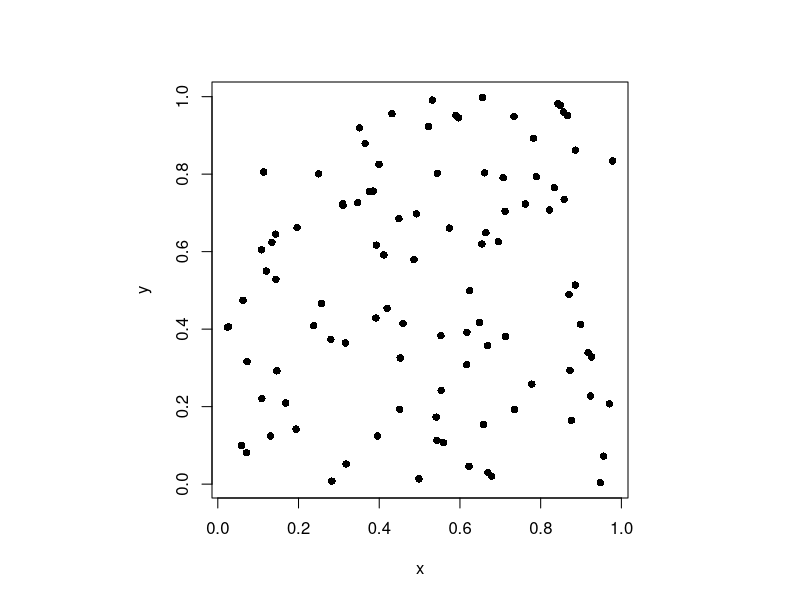
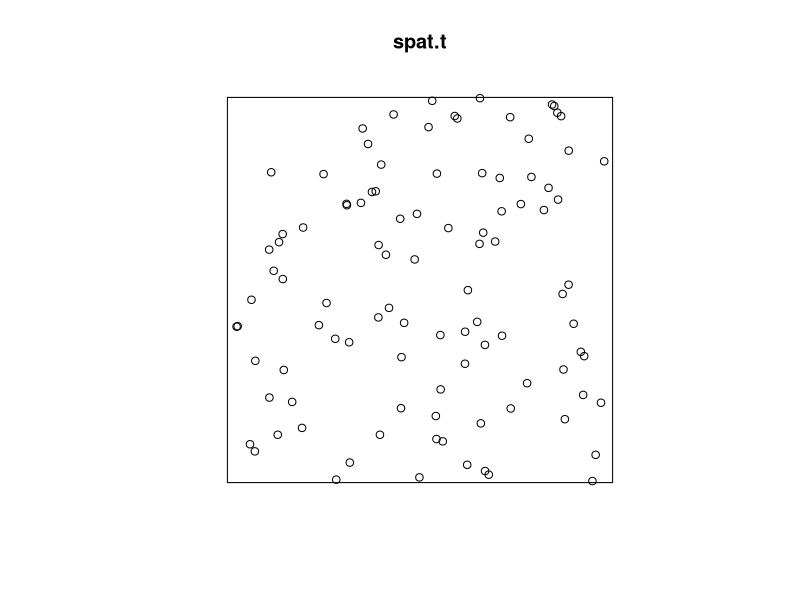
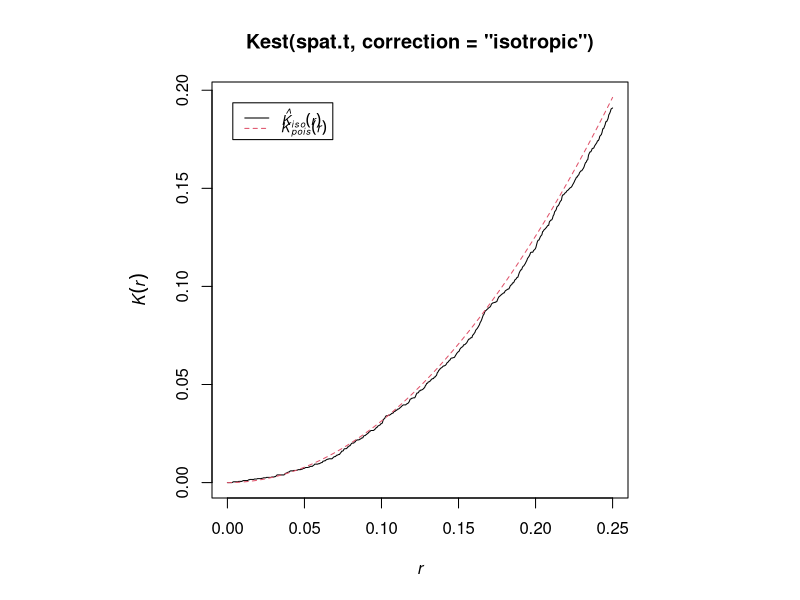
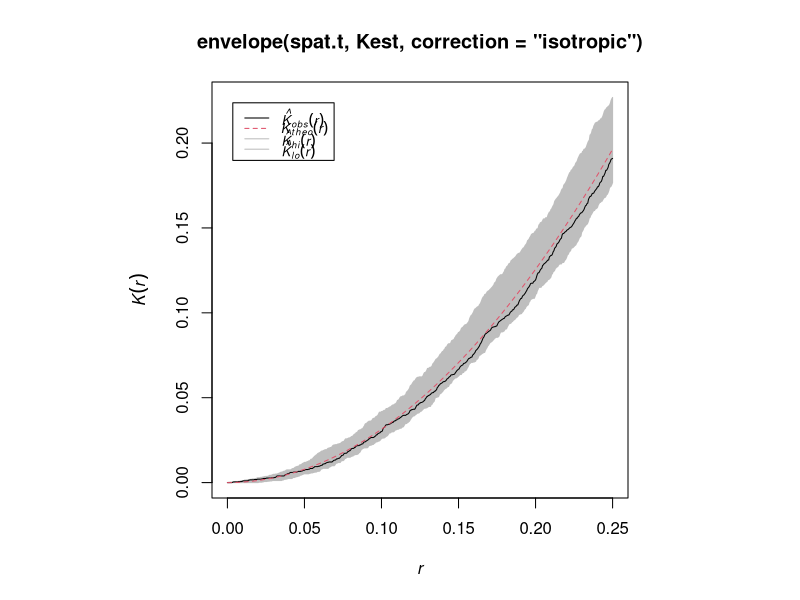
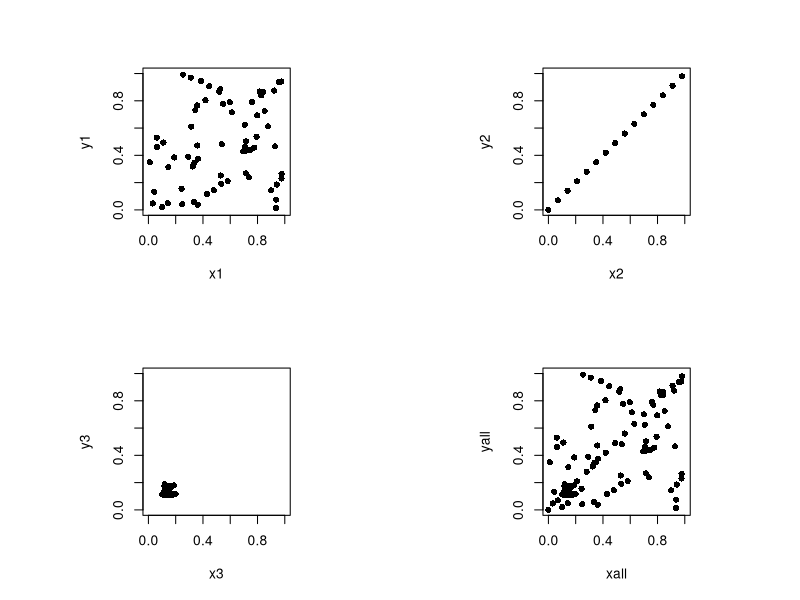
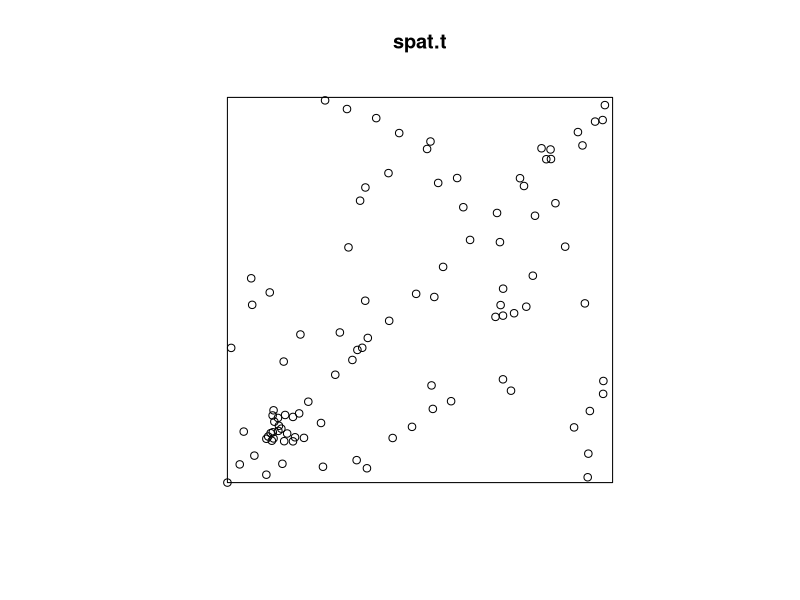
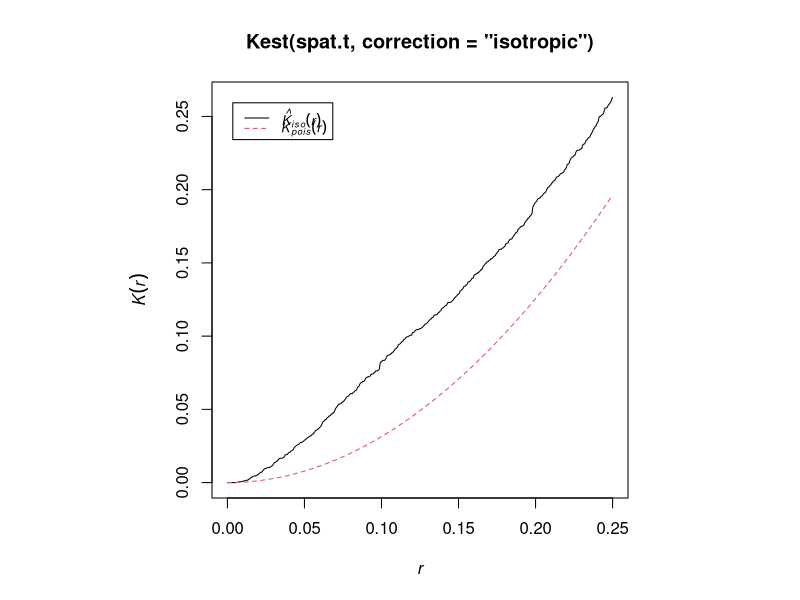
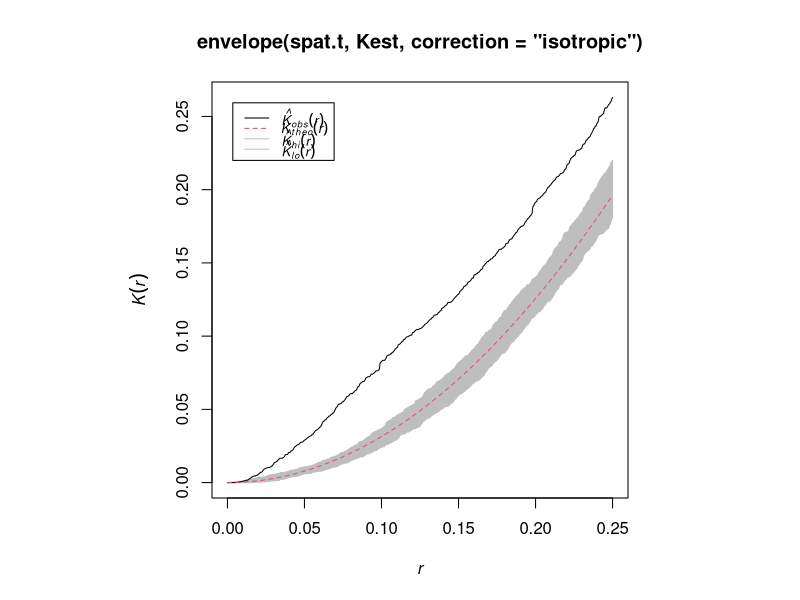

These figures' R source, in order:
## clear environment and install packages
rm(list=ls())
library(spatstat)
library(spatial)

## create coordinates for 100 random points
x <- runif(100)
y <- runif(100)

## format plot area and plot above points
par(pty="s")
plot(x, y, pch=16)

## bundle x & y into one point pattern object for spatstat library and plot
spat.t<-ppp(x, y, c(0,1), c(0,1))
plot(spat.t)

## plot Ripley's K graphical description
## (how likely another plot point is within a given radius)
plot(Kest(spat.t, correction="isotropic"), 
     legendargs=list(cex=0.8, y.intersp=0.4))
plot(envelope(spat.t, Kest, correction="isotropic"), 
     legendargs=list(cex=0.8, y.intersp=0.4))

## create some non-random data (100 coordinates)
x1<-c(runif(65)) # random
y1<-c(runif(65))
x2<-seq(0, 1, by=0.07) # trend
y2<-seq(0, 1, by=0.07)
x3<-runif(20, min=0.1, max=0.2) # cluster
y3<-runif(20, min=0.1, max=0.2)
xall<-c(x1, x2, x3) # combine
yall<-c(y1, y2, y3)

## format and plot components and combination
par(pty="s")
par(mfrow=c(2, 2))
plot(x1, y1, pch=16, xlim=c(0, 1), ylim=c(0, 1))
plot(x2, y2, pch=16, xlim=c(0, 1), ylim=c(0, 1))
plot(x3, y3, pch=16, xlim=c(0, 1), ylim=c(0, 1))
plot(xall, yall, pch=16, xlim=c(0, 1), ylim=c(0, 1))

## bundle x & y into one point pattern object for spatstat library and plot
par(mfrow=c(1,1))
spat.t<-ppp(xall, yall, c(0,1), c(0,1))
plot(spat.t)

## plot Ripley's K graphical description
## Here our plot (black line) falls outside range of perfectly random (red line)
plot(Kest(spat.t, correction="isotropic"), 
     legendargs=list(cex=0.8, y.intersp=0.4))
plot(envelope(spat.t, Kest, correction="isotropic"), 
     legendargs=list(cex=0.8, y.intersp=0.4))

## add serological data
# 100 measures, mean seropositive results = 15, random
pos <- rpois(100, lambda=15)
neg <- 100 - pos
tot <- neg + pos
seropos <- pos / tot # proportion seropositive
plot(seropos)

## make seropos data show as the size of the points from our spatial data
marks(spat.t) <- seropos
plot((spat.t),fg='grey',bg="grey",main="",
     ylab="Y",'xlab="x')

## nonrandom seropos data
pos <- seq(from=0.1, to=10, by=0.1)
neg <- 100 - pos
tot <- neg + pos
seropos <- pos / tot

## covariate data, 100 measures
## w = lognormal random, 
## Z = ascending sequence + some random, 
## W = descending sequence + some random, 
## V = same random data as w, larger values
w <- rlnorm(100, sd=0.5) 
Z <- seq(from=0.1, to=10, by=0.1) + w
W <- rev(seq(from=0.1, to=10, by=0.1) + w)
V <- rep(1, 100) + w

## linear models and plots of seropos data vs. above variables
par(mfrow=c(2,2))
lin.m <- lm(seropos ~ Z)   
summary(lin.m)
plot(seropos, Z)

lin.m<-lm(seropos ~ W)   
summary(lin.m)
plot(seropos, W)

lin.m<-lm(seropos ~ V)   
summary(lin.m)
plot(seropos, V)

lin.m<-lm(seropos ~ V * W * Z)   
summary(lin.m)

## create a heatmap based on difference from mean
## red = seroprevalence above mean, blue = seroprevalence below mean
# format plot area and define difference, put coordinates, seropos, 
# and difference in data.frame
par(mfrow=c(1, 2))
diff <- seropos - mean(seropos)
dat <- data.frame(x, y, diff, seropos, Z)
# use diff as plot colors and add labels to points
rbPal <- colorRampPalette(c('blue', 'red'))
dat$Col.diff <- rbPal(10)[as.numeric(cut(diff, breaks = 10))]
plot(dat$x, dat$y, pch=20, col=dat$Col.diff, cex=2)
text(dat$x, dat$y, round(dat$diff, 2), cex=0.8) 

## take away the colored points, only labels shown
plot(dat$x, dat$y, pch=20, col="white", cex=2)
text(dat$x, dat$y, round(dat$diff, 2), cex=0.8)

## create a heatmap based on actual data (only labels should change)
## red = high seropos, blue = low seropos
dat$Col.seropos <- rbPal(10)[as.numeric(cut(dat$seropos, breaks = 10))]
plot(dat$x, dat$y, pch = 20, col = dat$Col.seropos, cex=2)
text(dat$x, dat$y, round(dat$seropos, 2), cex=0.8)

## take away the colored points, only labels shown
plot(dat$x, dat$y, pch = 20, col = "white", cex=2)
text(dat$x, dat$y, round(dat$seropos, 2), cex=0.8)


## show comparison between using seropos (perfect ascending linear data)
## and using Z (ascending linear with some randomness) as plot point color
# plot heatmap using Z as color for points
par(mfrow=c(2,2))
dat$Col.Z <- rbPal(10)[as.numeric(cut(dat$Z, breaks=10))]
plot(dat$x, dat$y, pch=20, col=dat$Col.Z, cex=2)
text(dat$x, dat$y, round(dat$Z, 2), cex=0.8)
# show relationship between Z and seropos
plot(dat$Z, dat$seropos)
# plot heatmap using seropos as color for points
plot(dat$x, dat$y, pch = 20, col = dat$Col.seropos, cex=2)
text(dat$x, dat$y, round(dat$seropos, 2), cex=0.8)

## compare seropos and Z using color as well as plot point size
############ method 1
par(mfrow=c(1,2))
# Z
plot(dat$x, dat$y, main="Z", pch=20, col=dat$Col.Z, cex=0.4*dat$Z)
#text(dat$x, dat$y, round(dat$Z, 2), cex=0.8)
# seropos
plot(dat$x, dat$y, main="seropos", pch=20, col=dat$Col.seropos, cex=50*dat$seropos)
#text(dat$x, dat$y, round(dat$seropos, 2), cex=0.8)

########### method 2
# Z
with(dat, symbols(dat$x, dat$y, circles=dat$Z, inches=0.25, bg=dat$Col.Z, fg=dat$Col.Z))
title(main="Z")
#text(dat$x, dat$y, round(dat$Z, 2), cex=0.8)
# seropos
with(dat, symbols(dat$x, dat$y, circles=dat$seropos, inches=0.25, bg=dat$Col.seropos, fg=dat$Col.seropos))
title(main="seropos")
#text(dat$x, dat$y, round(dat$seropos, 2), cex=0.8)

########### method 3
library(ggplot2)
library(gridExtra)
# Z
p1 <- ggplot(dat, aes(dat$x, dat$y, colour=dat$Col.Z, size=dat$Z, label=dat$Z)) +
ggtitle("Z") +
geom_point() +
#geom_text(aes(dat$x, dat$y, label=round(dat$Z, 2), colour='black'), size=4) +
scale_colour_identity() +
scale_size_continuous(range=c(1, 20), guide='none')

# seropos
p2 <- ggplot(dat, aes(dat$x, dat$y, colour=dat$Col.seropos, size=dat$seropos)) +
ggtitle("seropos") +
geom_point() +
#geom_text(aes(dat$x, dat$y, label=round(dat$seropos, 2), colour='black'), size=4) +
scale_colour_identity() +
scale_size_continuous(range=c(1, 20), guide='none')

grid.arrange(p1, p2, ncol=2)

## show linear model for seropos vs Z, and (x,y) coordinates
lmdat <- lm(dat$seropos ~ dat$Z + dat$y + dat$x)
summary(lmdat)
